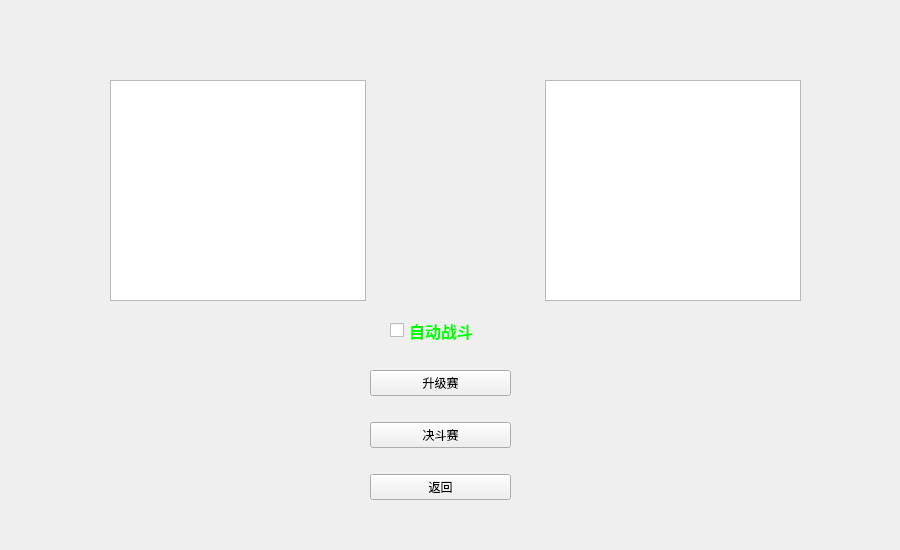
<?xml version="1.0" encoding="UTF-8"?>
<ui version="4.0">
 <class>battle_ground</class>
 <widget class="QWidget" name="battle_ground">
  <property name="geometry">
   <rect>
    <x>0</x>
    <y>0</y>
    <width>900</width>
    <height>550</height>
   </rect>
  </property>
  <property name="minimumSize">
   <size>
    <width>900</width>
    <height>550</height>
   </size>
  </property>
  <property name="maximumSize">
   <size>
    <width>900</width>
    <height>550</height>
   </size>
  </property>
  <property name="windowTitle">
   <string>道馆</string>
  </property>
  <widget class="QLabel" name="label">
   <property name="enabled">
    <bool>true</bool>
   </property>
   <property name="geometry">
    <rect>
     <x>0</x>
     <y>0</y>
     <width>900</width>
     <height>550</height>
    </rect>
   </property>
   <property name="styleSheet">
    <string notr="true">border-image: url(:/道馆素材.jpg);</string>
   </property>
   <property name="text">
    <string/>
   </property>
  </widget>
  <widget class="QWidget" name="layoutWidget">
   <property name="geometry">
    <rect>
     <x>110</x>
     <y>80</y>
     <width>691</width>
     <height>221</height>
    </rect>
   </property>
   <layout class="QHBoxLayout" name="horizontalLayout">
    <item>
     <widget class="QTableView" name="user_list"/>
    </item>
    <item>
     <spacer name="horizontalSpacer">
      <property name="orientation">
       <enum>Qt::Horizontal</enum>
      </property>
      <property name="sizeHint" stdset="0">
       <size>
        <width>40</width>
        <height>20</height>
       </size>
      </property>
     </spacer>
    </item>
    <item>
     <widget class="QTableView" name="server_list"/>
    </item>
   </layout>
  </widget>
  <widget class="QWidget" name="layoutWidget">
   <property name="geometry">
    <rect>
     <x>370</x>
     <y>350</y>
     <width>141</width>
     <height>171</height>
    </rect>
   </property>
   <layout class="QVBoxLayout" name="verticalLayout">
    <item>
     <widget class="QPushButton" name="exp_battle">
      <property name="text">
       <string>升级赛</string>
      </property>
     </widget>
    </item>
    <item>
     <widget class="QPushButton" name="pkm_battle">
      <property name="text">
       <string>决斗赛</string>
      </property>
     </widget>
    </item>
    <item>
     <widget class="QPushButton" name="go_back">
      <property name="text">
       <string>返回</string>
      </property>
     </widget>
    </item>
   </layout>
  </widget>
  <widget class="QCheckBox" name="auto_check">
   <property name="geometry">
    <rect>
     <x>390</x>
     <y>320</y>
     <width>111</width>
     <height>21</height>
    </rect>
   </property>
   <property name="font">
    <font>
     <pointsize>12</pointsize>
     <weight>75</weight>
     <bold>true</bold>
    </font>
   </property>
   <property name="styleSheet">
    <string notr="true">color: rgb(0, 255, 0);</string>
   </property>
   <property name="text">
    <string>自动战斗</string>
   </property>
  </widget>
 </widget>
 <resources/>
 <connections/>
</ui>
